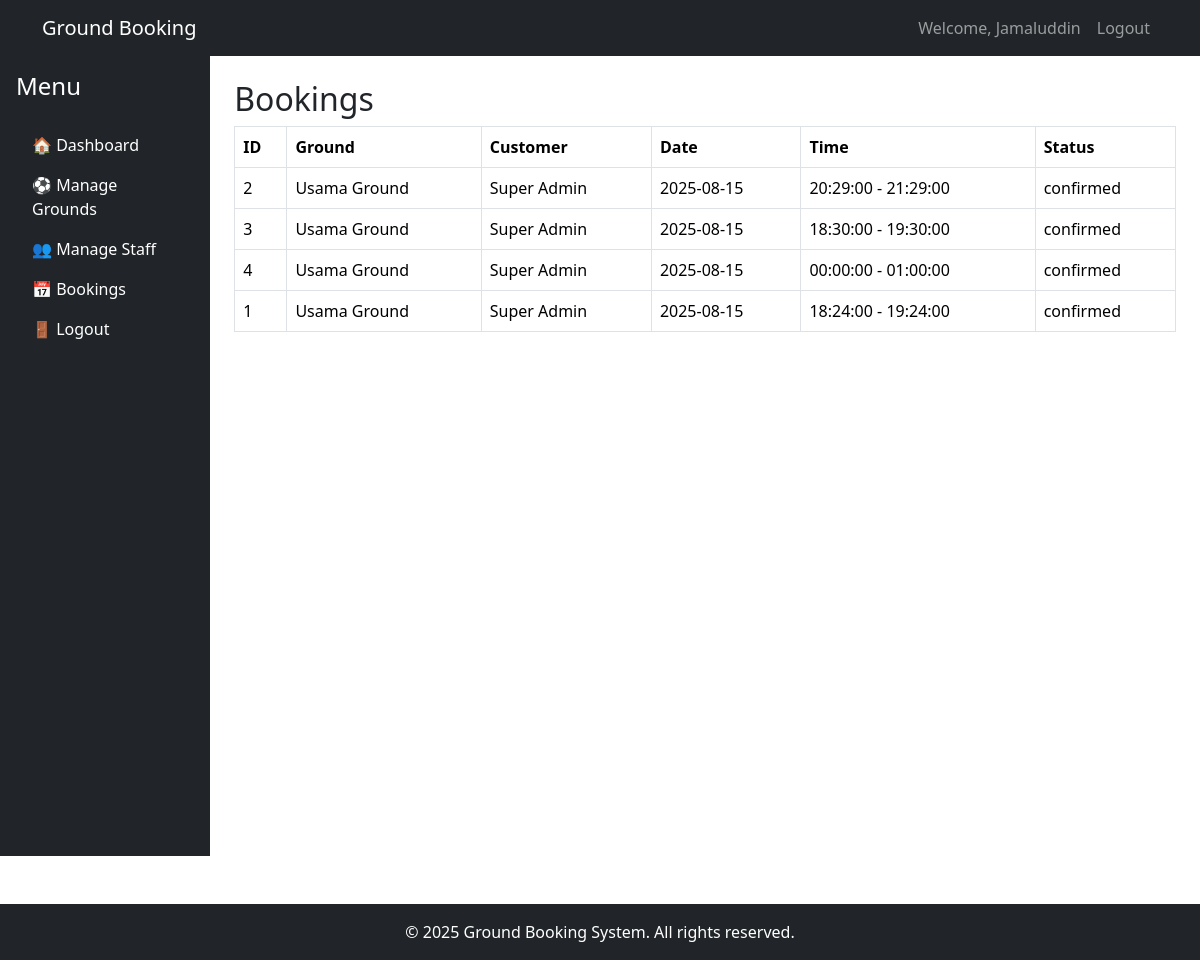
Page /admin/bookings.php (signed in) on the committed database.
### tables this page shows
CREATE TABLE `bookings` (
  `id` int(11) NOT NULL,
  `ground_id` int(11) NOT NULL,
  `customer_name` varchar(255) DEFAULT NULL,
  `customer_id` int(11) NOT NULL,
  `staff_id` int(11) DEFAULT NULL,
  `booking_date` date NOT NULL,
  `start_time` time NOT NULL,
  `end_time` time NOT NULL,
  `total_hours` decimal(4,2) NOT NULL,
  `total_amount` decimal(10,2) NOT NULL,
  `status` enum('pending','confirmed','cancelled','completed') DEFAULT 'pending',
  `created_at` timestamp NOT NULL DEFAULT current_timestamp()
);

CREATE TABLE `grounds` (
  `id` int(11) NOT NULL,
  `admin_id` int(11) NOT NULL,
  `name` varchar(150) NOT NULL,
  `location` text DEFAULT NULL,
  `per_hour_charge` decimal(10,2) NOT NULL,
  `opening_time` time DEFAULT NULL,
  `closing_time` time DEFAULT NULL,
  `image` varchar(255) DEFAULT NULL,
  `status` tinyint(1) DEFAULT 1,
  `created_at` timestamp NOT NULL DEFAULT current_timestamp()
);

CREATE TABLE `users` (
  `id` int(11) NOT NULL,
  `name` varchar(100) NOT NULL,
  `email` varchar(150) NOT NULL,
  `password` varchar(255) NOT NULL,
  `role` enum('superadmin','admin','staff','customer') NOT NULL,
  `parent_admin_id` int(11) DEFAULT NULL,
  `phone` varchar(20) DEFAULT NULL,
  `status` tinyint(1) DEFAULT 1,
  `created_at` timestamp NOT NULL DEFAULT current_timestamp()
);

### admin/bookings.php (the view, shortened to what this page needs)
<?php
include '../config/db.php';
$admin_id = $_SESSION['user_id'];
?>
<?php include '../includes/header.php'; ?>
<div class="d-flex">
    <?php include '../includes/sidebar.php'; ?>
    <div class="container-fluid p-4">
        <h2>Bookings</h2>
        <table class="table table-bordered">
            <thead>
                <tr><th>ID</th><th>Ground</th><th>Customer</th><th>Date</th><th>Time</th><th>Status</th></tr>
            </thead>
            <tbody>
                <?php
                $sql = "SELECT b.*, g.name AS ground_name, u.name AS customer_name
                        FROM bookings b
                        JOIN grounds g ON b.ground_id = g.id
                        JOIN users u ON b.customer_id = u.id
                        WHERE g.admin_id=$admin_id
                        ORDER BY b.booking_date DESC";
                $result = $conn->query($sql);
                while ($row = $result->fetch_assoc()) {
                    echo "<tr>
                        <td>{$row['id']}</td>
                        <td>{$row['ground_name']}</td>
                        <td>{$row['customer_name']}</td>
                        <td>{$row['booking_date']}</td>
                        <td>{$row['start_time']} - {$row['end_time']}</td>
                        <td>{$row['status']}</td>
                    </tr>";
                }
                ?>
            </tbody>
        </table>
    </div>
</div>
<?php include '../includes/footer.php'; ?>

### includes/header.php (shortened to what this page needs)
<!DOCTYPE html>
<html lang="en">
<head>
    <link href="https://cdn.jsdelivr.net/npm/bootstrap@5.3.3/dist/css/bootstrap.min.css" rel="stylesheet">
    <link rel="stylesheet" href="assets/css/style.css">
</head>
<body>
<?php include 'navbar.php'; ?>

### includes/navbar.php (shortened to what this page needs)
<nav class="navbar navbar-expand-lg navbar-dark bg-dark">
    <div class="container">
        <a class="navbar-brand" href="index.php">Ground Booking</a>
        <div class="collapse navbar-collapse" id="navbarNav">
            <ul class="navbar-nav ms-auto">
                <?php if (isset($_SESSION['user_id'])): ?>
                    <li class="nav-item">
                        <span class="nav-link">Welcome, <?php echo $_SESSION['name']; ?></span>
                    </li>
                    <li class="nav-item">
                        <a href="logout.php" class="nav-link">Logout</a>
                    </li>
                <?php endif; ?>
            </ul>
        </div>
    </div>
</nav>

### includes/sidebar.php
<div class="d-flex flex-column p-3 bg-dark text-white" style="width: 250px; height: 100vh;">
    <h4 class="mb-4">Menu</h4>
    <ul class="nav nav-pills flex-column mb-auto">
        <?php if ($_SESSION['role'] == 'superadmin'): ?>
            <li><a href="dashboard.php" class="nav-link text-white">🏠 Dashboard</a></li>
            <li><a href="admins.php" class="nav-link text-white">👑 Manage Admins</a></li>
            <li><a href="bookings.php" class="nav-link text-white">📅 All Bookings</a></li>
            <li><a href="reports.php" class="nav-link text-white">📊 Reports</a></li>
        <?php elseif ($_SESSION['role'] == 'admin'): ?>
            <li><a href="dashboard.php" class="nav-link text-white">🏠 Dashboard</a></li>
            <li><a href="grounds.php" class="nav-link text-white">⚽ Manage Grounds</a></li>
            <li><a href="staff.php" class="nav-link text-white">👥 Manage Staff</a></li>
            <li><a href="bookings.php" class="nav-link text-white">📅 Bookings</a></li>
        <?php elseif ($_SESSION['role'] == 'staff'): ?>
            <li><a href="dashboard.php" class="nav-link text-white">🏠 Dashboard</a></li>
            <li><a href="manage_items.php" class="nav-link text-white">🛠 Manage Ground Items</a></li>
            <li><a href="view_bookings.php" class="nav-link text-white">📅 View Bookings</a></li>
        <?php endif; ?>
        <li><a href="logout.php" class="nav-link text-white">🚪 Logout</a></li>
    </ul>
</div>

### includes/footer.php (shortened to what this page needs)
<footer class="bg-dark text-white text-center py-3 mt-5">
    &copy; <?php echo date("Y"); ?> Ground Booking System. All rights reserved.
</footer>
</body>
</html>

### rows in the picture
bookings: id "2", ground.name "Usama Ground", customer.name "Super Admin", booking_date "2025-08-15", start_time "20:29:00", end_time "21:29:00", status "confirmed"
bookings: id "3", ground.name "Usama Ground", customer.name "Super Admin", booking_date "2025-08-15", start_time "18:30:00", end_time "19:30:00", status "confirmed"
bookings: id "4", ground.name "Usama Ground", customer.name "Super Admin", booking_date "2025-08-15", start_time "00:00:00", end_time "01:00:00", status "confirmed"
bookings: id "1", ground.name "Usama Ground", customer.name "Super Admin", booking_date "2025-08-15", start_time "18:24:00", end_time "19:24:00", status "confirmed"

### other values in the picture
$_SESSION['name'] "Jamaluddin"
